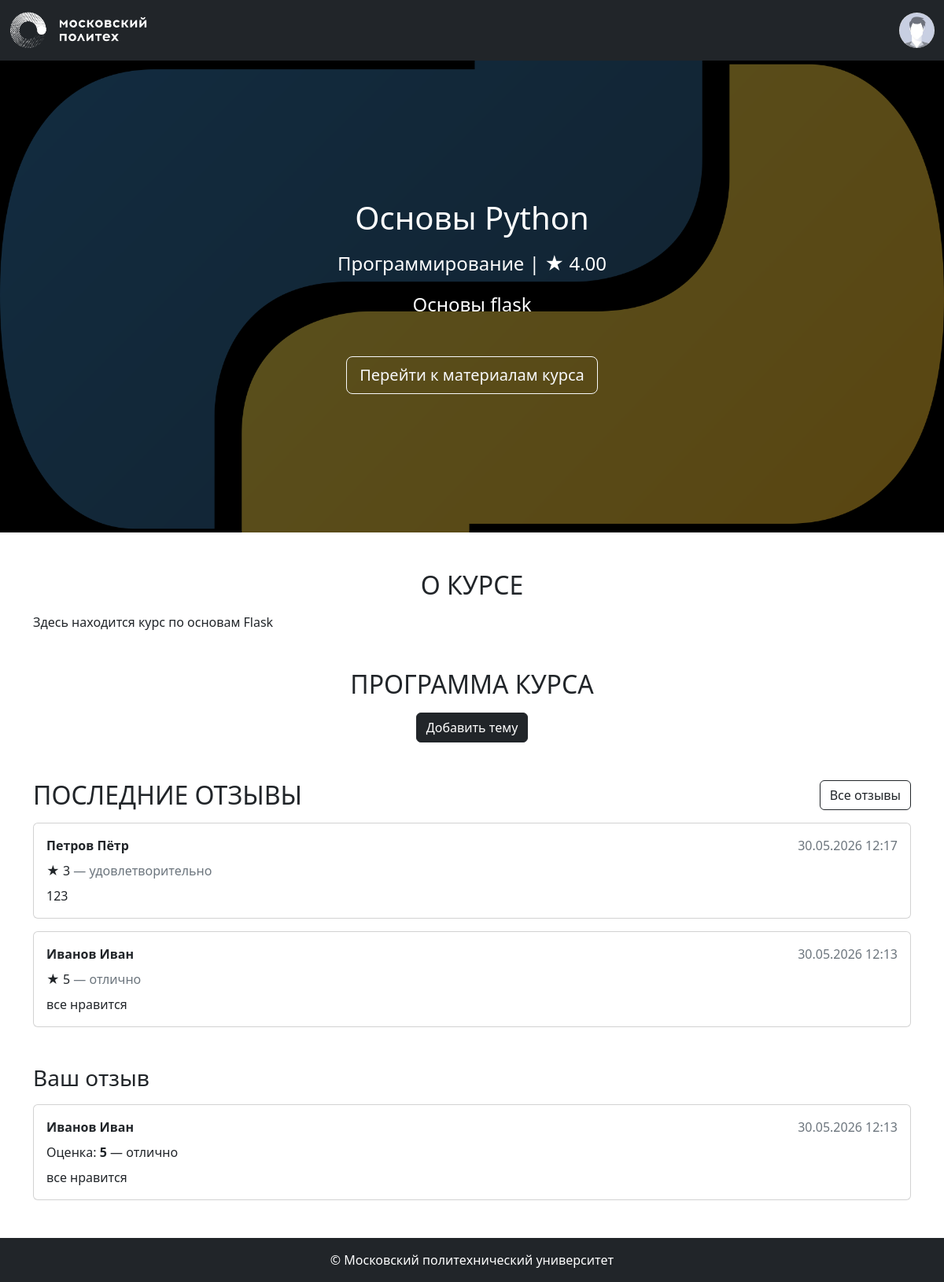
The app's page /courses/2 (signed in) with its own data.
### app/models.py (models this page shows, shortened)
class Image(db.Model):
    __tablename__ = 'images'
    id: Mapped[str] = mapped_column(String(100), primary_key=True)
    file_name: Mapped[str] = mapped_column(String(100))
    mime_type: Mapped[str] = mapped_column(String(100))
    md5_hash: Mapped[str] = mapped_column(String(100), unique=True)
    object_id: Mapped[Optional[int]]
    object_type: Mapped[Optional[str]] = mapped_column(String(100))
    created_at: Mapped[datetime] = mapped_column(default=datetime.now)
    @property
    def url(self):
        return url_for('main.image', image_id=self.id)

class Base(DeclarativeBase):
  metadata = MetaData(naming_convention={
        "ix": 'ix_%(column_0_label)s',
        "uq": "uq_%(table_name)s_%(column_0_name)s",
        "ck": "ck_%(table_name)s_%(constraint_name)s",
        "fk": "fk_%(table_name)s_%(column_0_name)s_%(referred_table_name)s",
        "pk": "pk_%(table_name)s"
    })

class Course(Base):
    __tablename__ = 'courses'
    id: Mapped[int] = mapped_column(primary_key=True)
    name: Mapped[str] = mapped_column(String(100))
    short_desc: Mapped[str] = mapped_column(Text)
    full_desc: Mapped[str] = mapped_column(Text)
    rating_sum: Mapped[int] = mapped_column(default=0)
    rating_num: Mapped[int] = mapped_column(default=0)
    category_id: Mapped[int] = mapped_column(ForeignKey("categories.id"))
    author_id: Mapped[int] = mapped_column(ForeignKey("users.id"))
    background_image_id: Mapped[str] = mapped_column(ForeignKey("images.id"))
    created_at: Mapped[datetime] = mapped_column(default=datetime.now)
    author: Mapped["User"] = relationship()
    category: Mapped["Category"] = relationship(lazy=False)
    bg_image: Mapped["Image"] = relationship()
    @property
    def rating(self):
        if self.rating_num > 0:
            return self.rating_sum / self.rating_num
        return 0

class Category(Base):
    __tablename__ = 'categories'
    id = mapped_column(Integer, primary_key=True)
    name: Mapped[str] = mapped_column(String(100))
    parent_id: Mapped[Optional[int]] = mapped_column(ForeignKey("categories.id"))

class Review(Base):
    __tablename__ = 'reviews'
    id: Mapped[int] = mapped_column(primary_key=True)
    rating: Mapped[int] = mapped_column(Integer, nullable=False)
    text: Mapped[str] = mapped_column(Text, nullable=False)
    created_at: Mapped[datetime] = mapped_column(default=datetime.now)
    course_id: Mapped[int] = mapped_column(ForeignKey("courses.id"))
    user_id: Mapped[int] = mapped_column(ForeignKey("users.id"))
    course: Mapped["Course"] = relationship(backref="reviews")
    user: Mapped["User"] = relationship()
    RATING_LABELS = {
        5: 'отлично',
        4: 'хорошо',
        3: 'удовлетворительно',
        2: 'неудовлетворительно',
        1: 'плохо',
        0: 'ужасно',
    }

class User(Base, UserMixin):
    __tablename__ = 'users'
    id: Mapped[int] = mapped_column(primary_key=True)
    first_name: Mapped[str] = mapped_column(String(100))
    last_name: Mapped[str] = mapped_column(String(100))
    middle_name: Mapped[Optional[str]] = mapped_column(String(100))
    login: Mapped[str] = mapped_column(String(100), unique=True)
    password_hash: Mapped[str] = mapped_column(String(200))
    created_at: Mapped[datetime] = mapped_column(default=datetime.now)
    @property
    def full_name(self):
        return ' '.join([self.last_name, self.first_name, self.middle_name or ''])

### app/courses.py (the view)
@bp.route('/<int:course_id>')
def show(course_id):
    course = course_repository.get_course_by_id(course_id)
    if course is None:
        abort(404)
    latest_reviews = review_repository.get_latest_reviews(course_id, limit=5)
    user_review = None
    if current_user.is_authenticated:
        user_review = review_repository.get_user_review(course_id, current_user.id)
    return render_template(
        'courses/show.html',
        course=course,
        latest_reviews=latest_reviews,
        user_review=user_review,
        rating_labels=Review.RATING_LABELS,
    )

### app/auth.py (called while the page is built)
def load_user(user_id):
    return user_repository.get_user_by_id(user_id)

### app/repositories/course_repository.py (called while the page is built)
    def get_course_by_id(self, course_id):
        return self.db.session.get(Course, course_id)

### app/repositories/review_repository.py (called while the page is built)
    def get_latest_reviews(self, course_id, limit=5):
        query = (
            self.db.select(Review)
            .filter(Review.course_id == course_id)
            .order_by(desc(Review.created_at))
            .limit(limit)
        )
        return self.db.session.execute(query).scalars().all()

    def get_user_review(self, course_id, user_id):
        if user_id is None:
            return None
        query = self.db.select(Review).filter(
            Review.course_id == course_id,
            Review.user_id == user_id
        )
        return self.db.session.execute(query).scalar()

### app/repositories/user_repository.py (called while the page is built)
    def get_user_by_id(self, user_id):
        return self.db.session.execute(self.db.select(User).filter_by(id=user_id)).scalar()

### app/templates/courses/show.html (shortened to what this page needs)
{% extends 'base.html' %}
{% block content %}
<div class="title-area position-relative" style="background-image: url({{ course.bg_image.url }});">
    <div class="h-100 w-100 py-5 d-flex text-center position-absolute" style="background-color: rgba(0, 0, 0, 0.65);">
        <div class="m-auto">
            <h1 class="title mb-3 font-weight-bold">{{ course.name }}</h1>
            <p class="mb-3 mx-auto">
                {{ course.category.name }} | <span>★</span> <span>{{ "%.2f" | format(course.rating) }}</span>
            </p>
            <div class="container">
                <p class="description w-75 mb-5 mx-auto">
                    {{ course.short_desc }}
                </p>
            </div>
            {% if current_user.is_authenticated %}
                <a href="#" class="btn btn-outline-light btn-lg">Перейти к материалам курса</a>
            {% else %}
                <button class="btn btn-outline-light btn-lg" disabled>Записаться</button>
            {% endif %}
        </div>
    </div>
</div>
<div class="container mt-5">
    <section class="about mb-5">
        <h2 class="mb-3 text-center text-uppercase font-weight-bold">О курсе</h2>
        <p>{{ course.full_desc }}</p>
    </section>
    <section class="program mb-5">
        <h2 class="mb-3 text-center text-uppercase font-weight-bold">Программа курса</h2>
        {% if current_user.is_authenticated and current_user.id == course.author_id %}
            <div class="text-center">
                <button type="button" class="btn btn-dark">
                    Добавить тему
                </button>
            </div>
        {% endif %}
    </section>
    <section class="reviews mb-5">
        <div class="d-flex align-items-center mb-3">
            <h2 class="mb-0 text-uppercase font-weight-bold">Последние отзывы</h2>
            <a href="{{ url_for('courses.reviews', course_id=course.id) }}"
               class="btn btn-outline-dark ms-auto">Все отзывы</a>
        </div>
        {% if latest_reviews %}
            {% for review in latest_reviews %}
                {% include 'courses/_review_item.html' %}
            {% endfor %}
        {% else %}
            <p class="text-muted">Пока нет ни одного отзыва. Будьте первым!</p>
        {% endif %}
    </section>
    {% include 'courses/_review_form.html' %}
</div>
{% endblock %}

### app/templates/courses/_review_item.html
<div class="card mb-3">
    <div class="card-body">
        <div class="d-flex justify-content-between mb-2">
            <strong>{{ review.user.full_name }}</strong>
            <span class="text-muted">{{ review.created_at.strftime('%d.%m.%Y %H:%M') }}</span>
        </div>
        <p class="mb-2">
            <span class="rating">★ {{ review.rating }}</span>
            <span class="text-muted">— {{ rating_labels[review.rating] }}</span>
        </p>
        <p class="mb-0" style="white-space: pre-line;">{{ review.text }}</p>
    </div>
</div>

### app/templates/courses/_review_form.html (shortened to what this page needs)
<section class="my-5">
    <h3 class="mb-3">Ваш отзыв</h3>
    {% if not current_user.is_authenticated %}
        <p class="text-muted">
            Чтобы оставить отзыв, <a href="{{ url_for('auth.login') }}">войдите</a> в аккаунт.
        </p>
    {% elif user_review %}
        <div class="card">
            <div class="card-body">
                <div class="d-flex justify-content-between mb-2">
                    <strong>{{ user_review.user.full_name }}</strong>
                    <span class="text-muted">
                        {{ user_review.created_at.strftime('%d.%m.%Y %H:%M') }}
                    </span>
                </div>
                <p class="mb-2">
                    Оценка: <strong>{{ user_review.rating }}</strong>
                    — {{ rating_labels[user_review.rating] }}
                </p>
                <p class="mb-0">{{ user_review.text }}</p>
            </div>
        </div>
    {% endif %}
</section>

### app/static/styles.css (style rules this page uses)
.title-area { background-color: black; background-position: center; background-repeat: no-repeat; background-size: cover; color: white; font-size: 1.5rem; min-height: calc(75vh); }

### records on screen
Image: bg_image (picture)
Course: name "Основы Python", rating "4.00", short_desc "Основы flask", full_desc "Здесь находится курс по основам Flask"
Category: category.name "Программирование"
Review: user.full_name "Петров Пётр", created_at "30.05.2026 12:17", rating "3", rating "удовлетворительно", text "123"
Review: user.full_name "Иванов Иван", created_at "30.05.2026 12:13", rating "5", rating "отлично", text "все нравится"
User: user.full_name "Иванов Иван"
